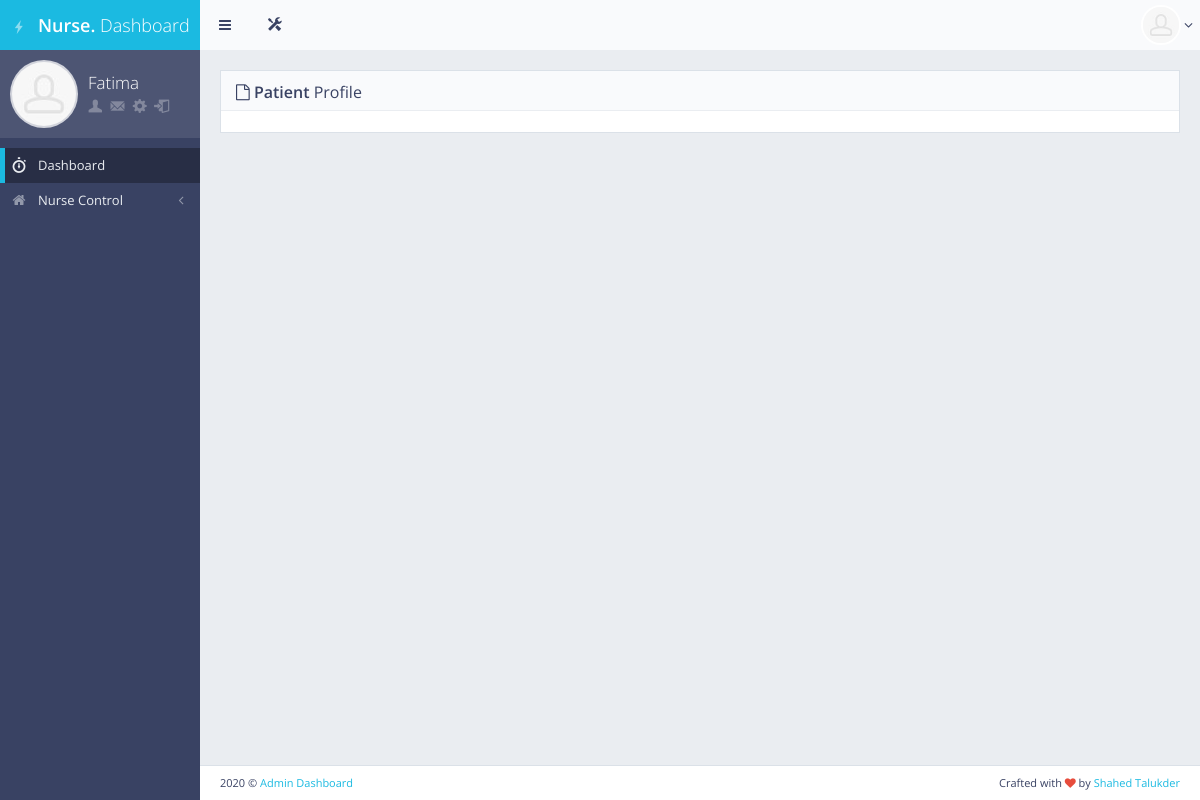
/patient_profile/34/ (signed in), run on an earlier commit of the app's database.
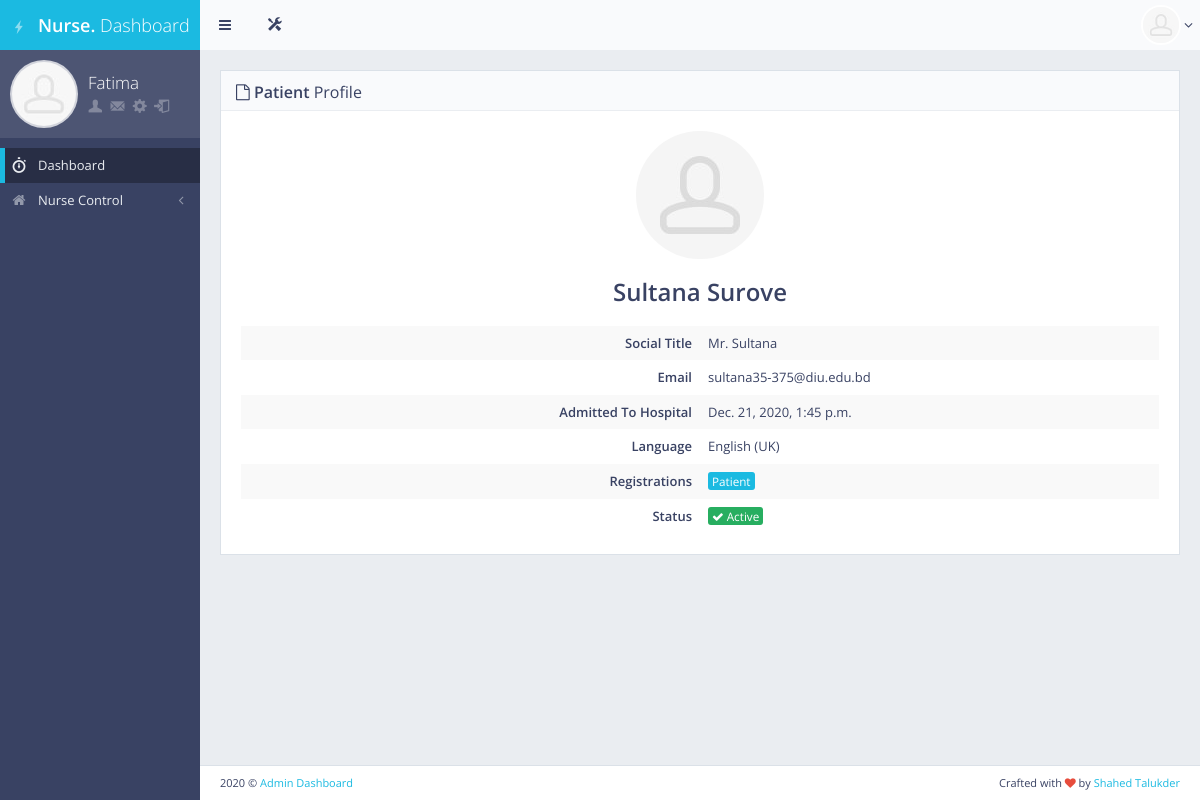
And on a later commit of the database.
### main/models.py (models this page shows, shortened)
class Patient(models.Model):
    user = models.OneToOneField(User,on_delete=models.CASCADE,primary_key=True,related_name='user')
    full_name = models.CharField(max_length=50, blank=True, null=True)
    address = models.CharField(max_length=500, blank=True, null=True)
    age = models.CharField(max_length=50, blank=True, null=True)
    phone_no = models.CharField(max_length=50, blank=True, null=True)
    released = models.BooleanField(default=False)
    class Meta:
        db_table = "patient_info"

class User(AbstractUser):
    is_patient = models.BooleanField(default=False)
    is_doctor = models.BooleanField(default=False)
    is_nurse = models.BooleanField(default=False)
    is_assistant = models.BooleanField(default=False)
    is_admin = models.BooleanField(default=False)
    is_registered = models.BooleanField(default=False)

### frontend/views.py (the view)
# urls.py: url(r'^patient_profile/(?P<id>.*)/$', views.patient_profile, name="patient_profile"),
def patient_profile(request, id):
    if request.user.is_authenticated and request.user.is_nurse:
        pat = Patient.objects.filter(pk=id)
        context = {"title":"Patient Profile",'patient':pat}
        return render(request, 'front/patient_profile.html',context)
    else:
        return redirect('/')

### frontend/templates/front/patient_profile.html (shortened to what this page needs)
{%extends 'front/base.html'%}
{%load static%}
{%block main_content%}
<div id="page-content" style="min-height: 1189px;">
    <div class="row">
        <div class="col-lg-12">
            <div class="block">
                <div class="block-title">
                    <h2><i class="fa fa-file-o"></i> <strong>Patient</strong> Profile</h2>
                </div>
                {%for i in patient%}
                <div class="block-section text-center">
                    <a href="javascript:void(0)">
                        <img src="{%static 'front/'%}img/placeholders/avatars/avatar4@2x.jpg" alt="avatar" class="img-circle">
                    </a>
                    <h3>
                        <strong>{{i.user.first_name | title}} {{i.user.last_name | title}}</strong><br><small></small>
                    </h3>
                </div>
                <table class="table table-borderless table-striped table-vcenter">
                    <tbody>
                        <tr>
                            <td class="text-right" style="width: 50%;"><strong>Social Title</strong></td>
                            <td>Mr. {{i.user.first_name}}</td>
                        </tr>
                        <tr>
                            <td class="text-right"><strong>Email</strong></td>
                            <td>{{i.user.email}}</td>
                        </tr>
                        <tr>
                            <td class="text-right"><strong>Admitted To Hospital</strong></td>
                            <td>{{i.user.date_joined}}</td>
                        </tr>
                        <tr>
                            <td class="text-right"><strong>Language</strong></td>
                            <td>English (UK)</td>
                        </tr>
                        <tr>
                            <td class="text-right"><strong>Registrations</strong></td>
                            <td><span class="label label-primary">Patient</span></td>
                        </tr>
                        <tr>
                            <td class="text-right"><strong>Status</strong></td>
                            {%if user.is_active%}
                            <td><span class="label label-success"><i class="fa fa-check"></i> Active</span></td>
                            {%else%}
                            <td><span class="label label-danger"><i class="fa fa-check"></i>Not Active</span></td>
                            {%endif%}
                        </tr>
                    </tbody>
                </table>
                {%endfor%}
            </div>
        </div>
    </div>
</div>
{%endblock main_content%}

What changed in the data, as far as the page shows it:
added Patient: user.first_name "Sultana", user.last_name "Surove", user.email "sultana35-375@diu.edu.bd", user.date_joined "Dec. 21, 2020, 1:45 p.m."
